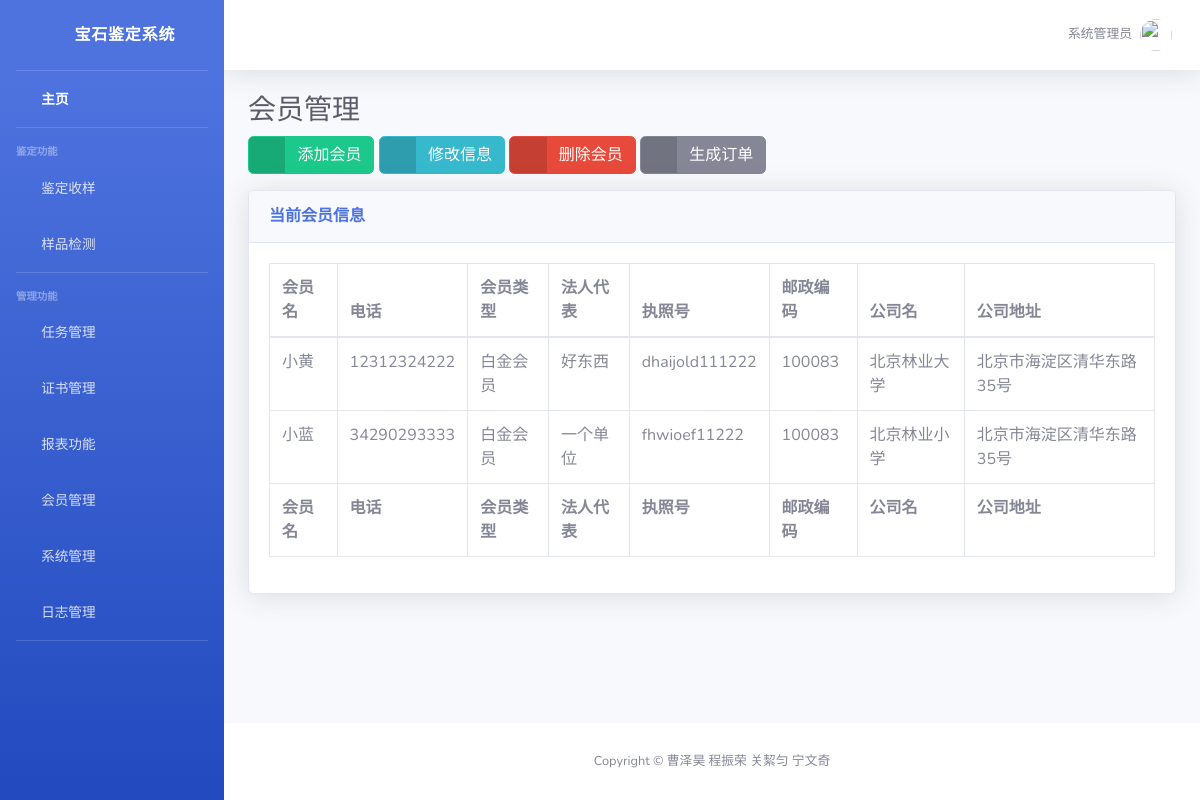
Screenshot of /gem/page6/ with the database file from the repository.
### gem/models.py (models this page shows)
class vip(models.Model):
    name = models.CharField(max_length=20, default='未填写')
    tel = models.CharField(max_length=20, default='未填写')
    type = models.CharField(max_length=10, default='未填写')
    people = models.CharField(max_length=20, default='未填写')
    number = models.CharField(max_length=20, default='未填写')
    mail = models.CharField(max_length=20, default='未填写')
    company = models.CharField(max_length=20, default='未填写')
    address = models.CharField(max_length=20, default='未填写')

### gem/views.py (the view)
# urls.py: path('page6/', views.page6, name='page6'),
def page6(request):
    v1 = vip.objects.all()
    return render(request, 'page6.html', {'v1': v1})

### gem/templates/page6.html (shortened to what this page needs)
<!DOCTYPE html>
<html>
<head>
    <link href="/static/vendor/fontawesome-free/css/all.min.css" rel="stylesheet" type="text/css">
    <link href="/static/css/sb-admin-2.min.css" rel="stylesheet">
    <link href="/static/vendor/datatables/dataTables.bootstrap4.min.css" rel="stylesheet">
</head>
<body id="page-top">
    <div id="wrapper">
        <ul class="navbar-nav bg-gradient-primary sidebar sidebar-dark accordion" id="accordionSidebar">
            <a class="sidebar-brand d-flex align-items-center justify-content-center" href="/gem/">
                <div class="sidebar-brand-icon rotate-n-15">
                    <i class="fas fa-laugh-wink"></i>
                </div>
                <div class="sidebar-brand-text mx-3">宝石鉴定系统</div>
            </a>
            <hr class="sidebar-divider my-0">
            <li class="nav-item active">
                <a class="nav-link" href="/gem/">
                    <i class="fas fa-fw fa-tachometer-alt"></i>
                    <span>主页</span></a>
            </li>
            <hr class="sidebar-divider">
            <div class="sidebar-heading">
                鉴定功能
            </div>
            <li class="nav-item">
                <a class="nav-link" href="/gem/page1/">
                    <i class="fas fa-fw fa-chart-area"></i>
                    <span>鉴定收样</span></a>
            </li>
            <li class="nav-item">
                <a class="nav-link" href="/gem/page2/">
                    <i class="fas fa-fw fa-chart-area"></i>
                    <span>样品检测</span></a>
            </li>
            <hr class="sidebar-divider">
            <div class="sidebar-heading">
                管理功能
            </div>
            <li class="nav-item">
                <a class="nav-link" href="/gem/page3/">
                    <i class="fas fa-fw fa-table"></i>
                    <span>任务管理</span></a>
            </li>
            <li class="nav-item">
                <a class="nav-link" href="/gem/page4/">
                    <i class="fas fa-fw fa-table"></i>
                    <span>证书管理</span></a>
            </li>
            <li class="nav-item">
                <a class="nav-link" href="/gem/page5/">
                    <i class="fas fa-fw fa-table"></i>
                    <span>报表功能</span></a>
            </li>
            <li class="nav-item">
                <a class="nav-link" href="/gem/page6/">
                    <i class="fas fa-fw fa-table"></i>
                    <span>会员管理</span></a>
            </li>
            <li class="nav-item">
                <a class="nav-link" href="/admin/">
                    <i class="fas fa-fw fa-table"></i>
                    <span>系统管理</span></a>
            </li>
            <li class="nav-item">
                <a class="nav-link" href="/admin/">
                    <i class="fas fa-fw fa-table"></i>
                    <span>日志管理</span></a>
            </li>
            <hr class="sidebar-divider d-none d-md-block">
        </ul>
        <div id="content-wrapper" class="d-flex flex-column">
            <div id="content">
                <nav class="navbar navbar-expand navbar-light bg-white topbar mb-4 static-top shadow">
                    <ul class="navbar-nav ml-auto">
                        <li class="nav-item dropdown no-arrow">
                            <a class="nav-link dropdown-toggle" href="" id="userDropdown" role="button"
                                data-toggle="dropdown" aria-haspopup="true" aria-expanded="false">
                                <span class="mr-2 d-none d-lg-inline text-gray-600 small">系统管理员</span>
                                <img class="img-profile rounded-circle"
                                    src="/static/img/undraw_profile.svg">
                            </a>
                        </li>
                    </ul>
                </nav>
                <div class="container-fluid">
                    <h1 class="h3 mb-2 text-gray-800">会员管理</h1>
                    <a href="/gem/page6/add/" class="btn btn-success btn-icon-split">
                        <span class="icon text-white-50">
                            <i class="fas fa-check"></i>
                        </span>
                        <span class="text">添加会员</span>
                    </a>
                    <a href="/gem/page6/edit/" class="btn btn-info btn-icon-split">
                        <span class="icon text-white-50">
                            <i class="fas fa-info-circle"></i>
                        </span>
                        <span class="text">修改信息</span>
                    </a>
                    <a href="/gem/page6/delete/" class="btn btn-danger btn-icon-split">
                        <span class="icon text-white-50">
                            <i class="fas fa-trash"></i>
                        </span>
                        <span class="text">删除会员</span>
                    </a>
                    <a href="/gem/page1/add/" class="btn btn-secondary btn-icon-split">
                        <span class="icon text-white-50">
                            <i class="fas fa-arrow-right"></i>
                        </span>
                        <span class="text">生成订单</span>
                    </a>
                    <div class="card shadow mb-4">
                        <div class="card-header py-3">
                            <h6 class="m-0 font-weight-bold text-primary">当前会员信息</h6>
                        </div>
                        <div class="card-body">
                            <div class="table-responsive">
                                <table class="table table-bordered" id="dataTable" width="100%" cellspacing="0">
                                    <thead>
                                        <tr>
                                            <th>会员名</th>
                                            <th>电话</th>
                                            <th>会员类型</th>
                                            <th>法人代表</th>
                                            <th>执照号</th>
                                            <th>邮政编码</th>
                                            <th>公司名</th>
                                            <th>公司地址</th>
                                        </tr>
                                    </thead>
                                    <tfoot>
                                        <tr>
                                            <th>会员名</th>
                                            <th>电话</th>
                                            <th>会员类型</th>
                                            <th>法人代表</th>
                                            <th>执照号</th>
                                            <th>邮政编码</th>
                                            <th>公司名</th>
                                            <th>公司地址</th>
                                        </tr>
                                    </tfoot>
                                    <tbody>
                                        {% for v in v1 %}
                                            <tr>
                                                <td>{{ v.name }}</td>
                                                <td>{{ v.tel }}</td>
                                                <td>{{ v.type }}</td>
                                                <td>{{ v.people }}</td>
                                                <td>{{ v.number }}</td>
                                                <td>{{ v.mail }}</td>
                                                <td>{{ v.company }}</td>
                                                <td>{{ v.address }}</td>
                                            </tr>
                                        {% endfor %}
                                    </tbody>
                                </table>
                            </div>
                        </div>
                    </div>
                </div>
            </div>
            <footer class="sticky-footer bg-white">
                <div class="container my-auto">
                    <div class="copyright text-center my-auto">
                        <span>Copyright &copy; 曹泽昊 程振荣 关絜匀 宁文奇</span>
                    </div>
                </div>
            </footer>
        </div>
    </div>
</body>
</html>

### rows the page displays
vip: name "小黄", tel "12312324222", type "白金会员", people "好东西", number "dhaijold111222", mail "100083", company "北京林业大学", address "北京市海淀区清华东路35号"
vip: name "小蓝", tel "34290293333", type "白金会员", people "一个单位", number "fhwioef11222", mail "100083", company "北京林业小学", address "北京市海淀区清华东路35号"
